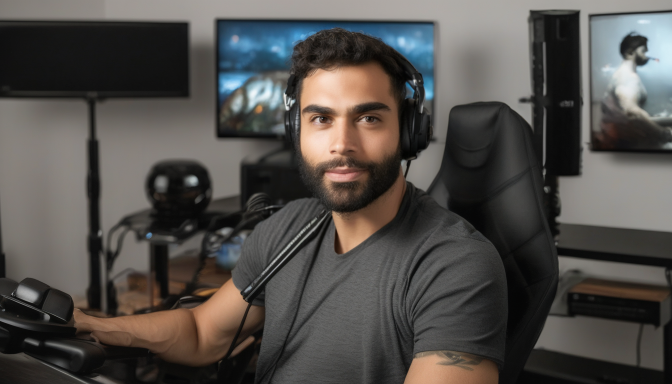
#> input picture Anon/assets/master/master_locked_original.png, 1344 x 768 px, found by its file name (shown at 1/2 size)
$ python wall_material.py   (older library calls are emulated)
#> lines starting #> are read from the running program, lines starting #| are printed output that depends on the picture
"""Deterministic walnut-slat material swap on the locked master. No diffusion.

The generation phase is over. The master already contains geometry, perspective,
lighting, occlusion and composition; none of that needs rediscovering. Only the
**material** on one surface changes.

    GEOMETRY   = locked
    MATERIAL   = replaceable

## Why generation failed and this cannot

img2img needs contiguous surface to establish a repeating architectural pattern.
The exposed wall here is ~17.5% of frame in disconnected fragments, so any
strength weak enough to preserve the approved geometry was too weak to impose
slats, and any strength strong enough to impose slats moved the geometry.

A compositor does not have that problem: the pattern is *authored*, not
inferred, so fragment size is irrelevant.

## One global wall coordinate system

The single most important rule here. The visible wall is several disconnected
patches around monitors, the chair and the person. Texturing each patch
independently would give each its own slat phase and spacing - the classic
give-away.

Instead the material is generated **once across the full frame width** and every
fragment samples from that same projected surface. A batten passing behind a
monitor emerges on the far side in the correct place, because it was never
computed per-fragment. The wall in this master is essentially fronto-parallel
(the monitors hang flat on it), so vertical battens project as vertical lines
of constant pitch - a homography is available in `--perspective` but the
identity case is the physically correct one here.

## Frequency separation is what makes it sit in the plate

A texture pasted at full strength looks pasted, because it discards the light.
So the composite is split:

    LOW frequency  <- the ORIGINAL wall: illumination, falloff, shadows cast by
                      the chair and gear, monitor spill, vignette
    HIGH frequency <- the NEW material: batten edges, felt recesses, wood grain

The illumination field is extrapolated *behind* occluders using normalised
blurring, so the light continues smoothly across regions where the wall is not
visible. Objects therefore keep their contact shadows and do not detach from the
wall.

## Byte lock

Only masked pixels are written. The assertion at the end is exact equality
outside the mask, not approximate.
"""

from __future__ import annotations

import argparse
from pathlib import Path

import cv2
import numpy as np

# Walnut, deep and neutral. Explicitly not orange or red - that reads rustic,
# which is the look being replaced.
WALNUT_GRADES = {
    "DARK_NEUTRAL": (62, 74, 92),      # BGR, mid-tone reference
    "DARK_WARM": (58, 76, 104),
    "VERY_DARK_WALNUT": (46, 56, 70),
}
FELT_BGR = (26, 27, 30)                # charcoal, never pure black


def wood_grain(h: int, w: int, seed: int) -> np.ndarray:
    """Multi-octave vertical grain in [0,1].

    Wood grain runs along the batten, so the noise is stretched hard vertically
    and kept fine horizontally. Several octaves because a single frequency reads
    as corduroy rather than timber.
    """
    rng = np.random.default_rng(seed)
    acc = np.zeros((h, w), np.float32)
    amp = 1.0
    total = 0.0
    for octave in range(4):
        sh = max(int(h / (18 * (octave + 1))), 2)
        sw = max(int(w / (1.4 ** octave)), 2)
        n = rng.random((sh, sw)).astype(np.float32)
        n = cv2.resize(n, (w, h), interpolation=cv2.INTER_CUBIC)
        acc += n * amp
        total += amp
        amp *= 0.55
    acc /= max(total, 1e-6)
    acc = cv2.GaussianBlur(acc, (0, 0), sigmaX=0.6, sigmaY=6.0)
    return np.clip((acc - acc.min()) / (np.ptp(acc) + 1e-6), 0, 1)


def build_material(h: int, w: int, pitch: int, gap_frac: float,
                   grade: str, seed: int = 11, ss: int = 3) -> np.ndarray:
    """Render the slat material across the full frame, supersampled.

    Supersampled then area-downsampled so the batten edges land anti-aliased.
    Drawing at final resolution produces stair-stepped edges that alias badly
    under video compression - the brief explicitly warns about shimmer.
    """
    H, W = h * ss, w * ss
    P = max(pitch * ss, 6)
    gap = max(int(P * gap_frac), 2)
    batten = P - gap

    base = np.array(WALNUT_GRADES[grade], np.float32)
    img = np.zeros((H, W, 3), np.float32)
    img[:, :] = np.array(FELT_BGR, np.float32)

    grain = wood_grain(H, W, seed)
    rng = np.random.default_rng(seed + 1)

    # Per-batten variation: each plank is a different piece of timber. Without
    # this the wall reads as one repeated 30px strip.
    x = 0
    while x < W:
        x1 = min(x + batten, W)
        if x1 <= x:
            break
        tone = float(rng.normal(1.0, 0.055))            # plank-to-plank colour
        shift = int(rng.integers(0, max(H // 3, 1)))     # different grain crop
        g = np.roll(grain[:, x:x1], shift, axis=0)

        strip = base[None, None, :] * tone * (0.86 + 0.28 * g[..., None])

        # Slat depth: lit edge catches a highlight, opposite edge falls into
        # shadow, and the felt recess gets ambient occlusion. Subtle - the room
        # lighting stays authoritative.
        ww = x1 - x
        if ww > 3:
            ramp = np.linspace(0.0, 1.0, ww, dtype=np.float32)[None, :, None]
            strip *= (1.0 + 0.16 * np.cos(ramp * np.pi))     # cylindrical shade
            edge = max(int(ww * 0.16), 1)
            strip[:, :edge] *= 1.14                          # lit edge
            strip[:, -edge:] *= 0.80                         # shadowed edge
        img[:, x:x1] = strip

        # Ambient occlusion in the felt gap either side of the batten.
        ao = max(int(gap * 0.5), 1)
        if x - ao >= 0:
            img[:, x - ao:x] *= 0.78
        if x1 + ao <= W:
            img[:, x1:x1 + ao] *= 0.78
        x += P

    img = cv2.resize(img, (w, h), interpolation=cv2.INTER_AREA)
    return np.clip(img, 0, 255)


def illumination_field(img_bgr: np.ndarray, mask: np.ndarray,
                       sigma: float) -> np.ndarray:
    """Low-frequency light on the wall, extrapolated behind occluders.

    Normalised blurring: blur(image x mask) / blur(mask). Where the wall is
    hidden the estimate is carried in from the nearest visible wall, so the
    field stays smooth across the person, chair and monitors instead of
    collapsing to black at their edges. That is what preserves cast shadows and
    keeps objects attached to the wall.
    """
    m = (mask > 0.35).astype(np.float32)
    lum = cv2.cvtColor(img_bgr, cv2.COLOR_BGR2GRAY).astype(np.float32)
    num = cv2.GaussianBlur(lum * m, (0, 0), sigma)
    den = cv2.GaussianBlur(m, (0, 0), sigma)
    field = num / np.maximum(den, 1e-4)
    # Second, wider pass to remove residual structure from the mask shape.
    return cv2.GaussianBlur(field, (0, 0), sigma * 0.6)


def measure_blur_sigma(img_bgr: np.ndarray, mask: np.ndarray) -> float:
    """Rough defocus of the wall region, so the material can match it.

    Crisp wood grain behind a softly-focused room exposes a composite instantly.
    """
    sel = mask > 0.5
    if sel.sum() < 500:
        return 1.0
    g = cv2.cvtColor(img_bgr, cv2.COLOR_BGR2GRAY).astype(np.float32)
    lap = cv2.Laplacian(g, cv2.CV_32F)
    v = float(lap[sel].var())
    # Empirical: sharp plate ~>200, soft ~<40. Map to a plausible blur sigma.
    return float(np.clip(2.4 - 0.010 * v, 0.5, 2.6))


def match_grain(result: np.ndarray, original: np.ndarray,
                mask: np.ndarray) -> tuple[np.ndarray, str]:
    """Match the composited region's noise to the surrounding plate."""
    inside = mask > 0.5
    ring = cv2.dilate(inside.astype(np.uint8), np.ones((41, 41), np.uint8)) > 0
    ring &= ~(cv2.dilate(inside.astype(np.uint8), np.ones((9, 9), np.uint8)) > 0)
    if inside.sum() < 100 or ring.sum() < 100:
        return result, "grain: skipped"

    def hf(img, sel):
        g = cv2.cvtColor(img, cv2.COLOR_BGR2GRAY).astype(np.float32)
        d = g - cv2.GaussianBlur(g, (0, 0), 1.6)
        return float(d[sel].std())

    target, have = hf(original, ring), hf(result, inside)
    if have >= target:
        return result, f"grain: plate {target:.2f}, wall {have:.2f}, no add"
    add = float(np.sqrt(max(target ** 2 - have ** 2, 0.0)))
    noise = np.random.default_rng(3).normal(0, add, result.shape[:2]).astype(np.float32)
    out = np.clip(result.astype(np.float32) + noise[..., None] * mask[..., None], 0, 255)
    return out.astype(np.uint8), (f"grain: plate {target:.2f}, wall {have:.2f}"
                                  f" -> +{add:.2f}")


def composite(master: np.ndarray, mask: np.ndarray, pitch: int,
              gap_frac: float, grade: str,
              darkness: float = 1.0) -> tuple[np.ndarray, list[str]]:
    h, w = master.shape[:2]
    log = []

    material = build_material(h, w, pitch, gap_frac, grade)

    # Match the plate's depth of field before anything else.
    sigma = measure_blur_sigma(master, mask)
    material = cv2.GaussianBlur(material, (0, 0), sigma)
    log.append(f"defocus: sigma {sigma:.2f}")

    # Frequency separation. Detail is the material's deviation from its own
    # local mean, applied multiplicatively onto the original illumination.
    mat_lum = cv2.cvtColor(material.astype(np.uint8), cv2.COLOR_BGR2GRAY).astype(np.float32)
    mat_lf = cv2.GaussianBlur(mat_lum, (0, 0), 24.0)
    detail = mat_lum / np.maximum(mat_lf, 1e-3)

    light = illumination_field(master, mask, sigma=42.0)

    # Normalise the illumination to RELATIVE falloff.
    #
    # The first attempt transferred the field's absolute luminance, which was
    # wrong in an obvious way once rendered: the plate is a pale grey wall at
    # ~128 luma, so the walnut inherited that brightness and came back a pale
    # peach. Dark walnut is a dark surface - what should carry over from the
    # plate is *where* the light falls and how it decays, not how bright the old
    # material happened to be.
    #
    # So divide the field by its own mean over the wall. What remains is a
    # gradient around 1.0 that still contains the vignette, the monitor spill
    # and the shadows cast by the chair and gear, applied on top of the
    # material's own dark base luminance.
    sel = mask > 0.5
    ref = float(light[sel].mean()) if sel.any() else 128.0
    rel = light / max(ref, 1e-3)
    rel = np.clip(rel, 0.45, 1.9)
    log.append(f"illumination: plate {ref:.1f} luma -> relative field "
               f"{rel[sel].min():.2f}-{rel[sel].max():.2f}")

    # Chroma and base level from the material; gradient from the plate.
    mat_chroma = material / np.maximum(mat_lum[..., None], 1e-3)
    target_lum = mat_lum * detail * rel * darkness
    wall = mat_chroma * target_lum[..., None]
    wall = np.clip(wall, 0, 255)
    log.append(f"wall luma {float(np.clip(target_lum,0,255)[sel].mean()):.1f}")

    m3 = mask[..., None]
    out = wall * m3 + master.astype(np.float32) * (1.0 - m3)
    out = np.clip(out, 0, 255).astype(np.uint8)

    out, gl = match_grain(out, master, mask)
    log.append(gl)

    # Byte lock: outside the mask the plate must be untouched, exactly.
    outside = mask <= 0.0
    if outside.any():
        d = int(np.abs(out[outside].astype(int) - master[outside].astype(int)).max())
        log.append(f"byte lock outside mask: max diff {d}")
        out[outside] = master[outside]
    return out, log


def main() -> int:
    ap = argparse.ArgumentParser(description=__doc__,
                                 formatter_class=argparse.RawDescriptionHelpFormatter)
    ap.add_argument("--source", default="assets/master/master_locked_original.png")
    ap.add_argument("--mask", default="02_wall_mask.png")
    ap.add_argument("--grade", default="DARK_NEUTRAL", choices=sorted(WALNUT_GRADES))
    ap.add_argument("--gap-frac", type=float, default=0.34)
    ap.add_argument("--darkness", type=float, default=1.0,
                    help="scales the walnut base luminance; <1 darker")
    ap.add_argument("--out-dir", default="wall_scales")
    args = ap.parse_args()

    master = cv2.imread(args.source)
#> master is the input picture: shape (768, 1344, 3); mean B, G, R 74.8, 78, 81.3
    mask_u8 = cv2.imread(args.mask, cv2.IMREAD_GRAYSCALE)
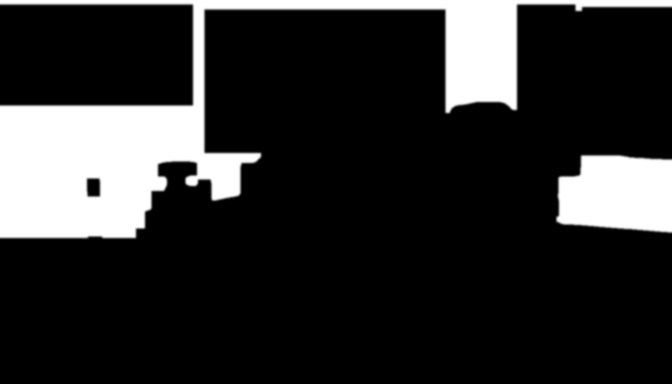
#> input picture Anon/02_wall_mask.png, 1344 x 768 px, found by its file name (shown at 1/2 size)
#> mask_u8 is the input picture: shape (768, 1344); min 0, max 255, mean 44.7
    if master is None or mask_u8 is None:
        raise FileNotFoundError("source or mask missing")
    mask = mask_u8.astype(np.float32) / 255.0

    out_dir = Path(args.out_dir); out_dir.mkdir(parents=True, exist_ok=True)
    Path("assets/materials").mkdir(parents=True, exist_ok=True)

    # A wider, B medium, C narrower. Everything else identical.
    scales = {"A": 22, "B": 16, "C": 11}
    results = {}
    for name, pitch in scales.items():
        img, log = composite(master, mask, pitch, args.gap_frac,
                             args.grade, args.darkness)
        p = out_dir / f"wall_scale_{name}.png"
        cv2.imwrite(str(p), img)
        results[name] = img
        print(f"[mat] scale {name}: pitch {pitch}px  ({', '.join(log)})")
        print(f"[mat]   -> {p}")
#> this loop made 3 passes
#> gl in composite on passes 1 to 3: 'grain: plate 3.12, wall 5.19, no add', 'grain: plate 3.12, wall 6.35, no add', 'grain: plate 3.12, wall 7.13, no add'
#| [mat] scale A: pitch 22px  (defocus: sigma 2.30, illumination: plate 128.3 luma -> relative field 0.67-1.32, wall luma 65.0, grain: plate 3.12, wall 5.19, no add, byte lock outside mask: max diff 0)
#| [mat] scale B: pitch 16px  (defocus: sigma 2.30, illumination: plate 128.3 luma -> relative field 0.67-1.32, wall luma 63.8, grain: plate 3.12, wall 6.35, no add, byte lock outside mask: max diff 0)
#| [mat] scale C: pitch 11px  (defocus: sigma 2.30, illumination: plate 128.3 luma -> relative field 0.67-1.32, wall luma 60.8, grain: plate 3.12, wall 7.13, no add, byte lock outside mask: max diff 0)
#> pass 1, in measure_blur_sigma, `lap = cv2.Laplacian(g, cv2.CV_32F)`:
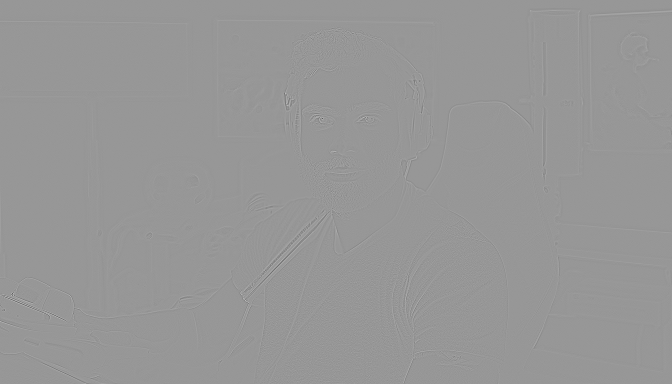
#> lap: shape (768, 1344) float32 (shown at 1/2 size); min -311, max 214, mean 0; drawn with min black and max white
#> pass 1, in composite, `material = cv2.GaussianBlur(material, (0, 0), sigma)`:
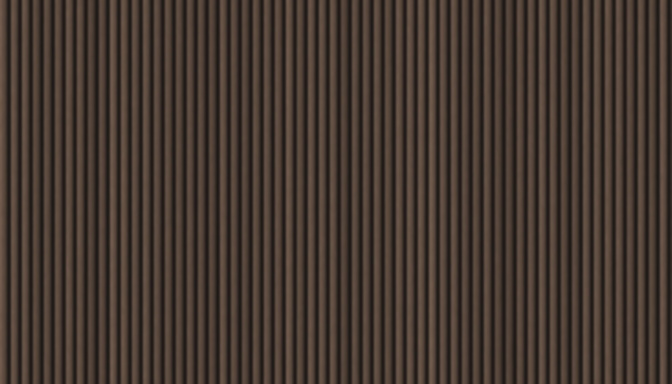
#> material: shape (768, 1344, 3) float32 (shown at 1/2 size); mean of channels 0, 1, 2 48.1, 56.4, 69.3; drawn as B, G, R
#> after the loop, results = 3 items

    # Save the raw material swatch as a reusable asset.
    swatch = build_material(512, 512, scales["B"], args.gap_frac, args.grade)
#> call 4 of build_material, with h = 512, w = 512, pitch = 16, gap_frac = 0.34, grade = 'DARK_NEUTRAL', seed = 11, ss = 3
#> after the loop in build_material (call 4), `while x < W:`:
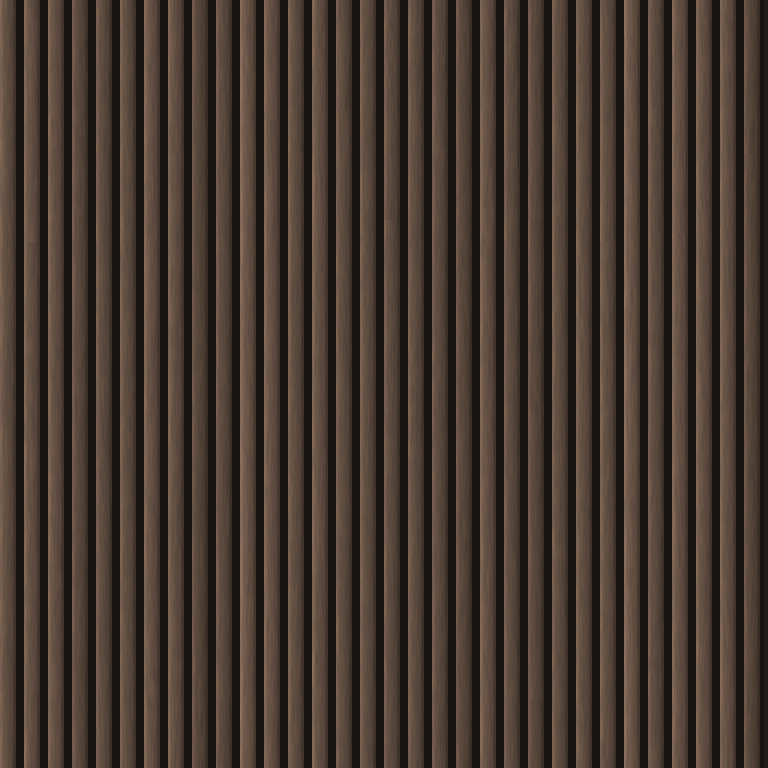
#> img: shape (1536, 1536, 3) float32 (shown at 1/2 size); mean of channels 0, 1, 2 48.6, 56.9, 69; drawn as B, G, R
#> after the loop in build_material (call 4), `while x < W:`: x = 1536
    cv2.imwrite("assets/materials/dark_walnut_acoustic_slats.png",
                swatch.astype(np.uint8))
    print("[mat] swatch -> assets/materials/dark_walnut_acoustic_slats.png")

    # Comparison at full frame.
    cw = 900; ch = int(cw * master.shape[0] / master.shape[1])
#> after `ch = int(cw * master.shape[0] / master.shape[1])`: ch = 514
    tiles = [("ORIGINAL", master)] + [(f"SCALE {k} (pitch {scales[k]}px)", v)
                                      for k, v in results.items()]
#> tiles = 4 items
    shown = []
    for lab, t in tiles:
        r = cv2.resize(t, (cw, ch))
        cv2.putText(r, lab, (18, 42), cv2.FONT_HERSHEY_SIMPLEX, 0.95,
                    (0, 255, 255), 3)
        shown.append(r)
#> this loop made 4 passes
#> lab on passes 1 to 4: 'ORIGINAL', 'SCALE A (pitch 22px)', 'SCALE B (pitch 16px)', 'SCALE C (pitch 11px)'
#> after the loop, shown = 4 items
    rows = [np.hstack(shown[i:i + 2]) for i in range(0, len(shown), 2)]
#> rows = 2 items
    cv2.imwrite("wall_scale_compare.png", np.vstack(rows))
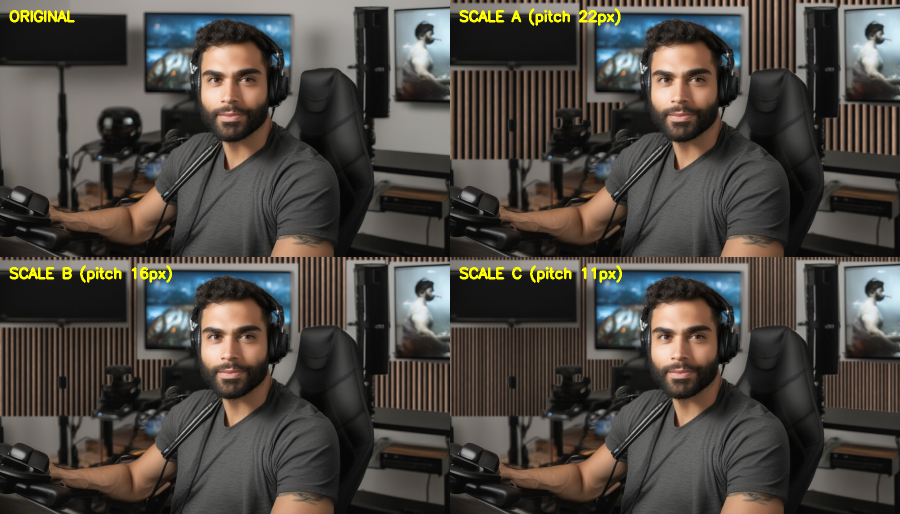
#> saved as wall_scale_compare.png: shape (1028, 1800, 3) (shown at 1/2 size); mean B, G, R 64.8, 70.4, 75
    print("[mat] comparison -> wall_scale_compare.png")

    # Slat-continuity debug: material everywhere the wall plane exists, with
    # occluders greyed, to confirm battens line up across fragments.
    dbg = build_material(master.shape[0], master.shape[1], scales["B"],
                         args.gap_frac, args.grade).astype(np.uint8)
#> in build_material (call 5), `base = np.array(WALNUT_GRADES[grade], np.float32)`: base = [62, 74, 92]
#> after the loop in build_material (call 5), `while x < W:`:
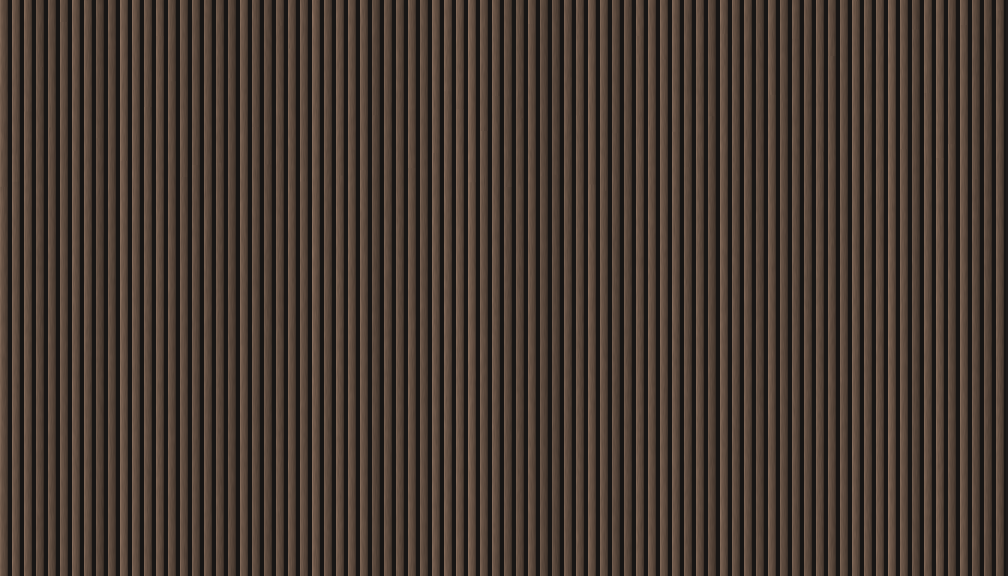
#> img: shape (2304, 4032, 3) float32 (shown at 1/4 size); mean of channels 0, 1, 2 49.5, 57.6, 68.5; drawn as B, G, R
#> after the loop in build_material (call 5), `while x < W:`: x = 4032
    grey = (master.astype(np.float32) * 0.25).astype(np.uint8)
    m3 = mask[..., None]
    cv2.imwrite("wall_continuity_debug.png",
                np.clip(dbg * m3 + grey * (1 - m3), 0, 255).astype(np.uint8))
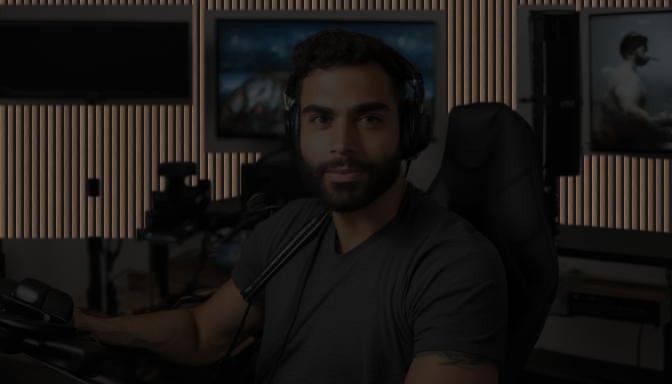
#> saved as wall_continuity_debug.png: shape (768, 1344, 3) (shown at 1/2 size); mean B, G, R 21.4, 23.4, 26.3
    print("[mat] continuity debug -> wall_continuity_debug.png")
    return 0


if __name__ == "__main__":
    raise SystemExit(main())
#> (the program exits here)
